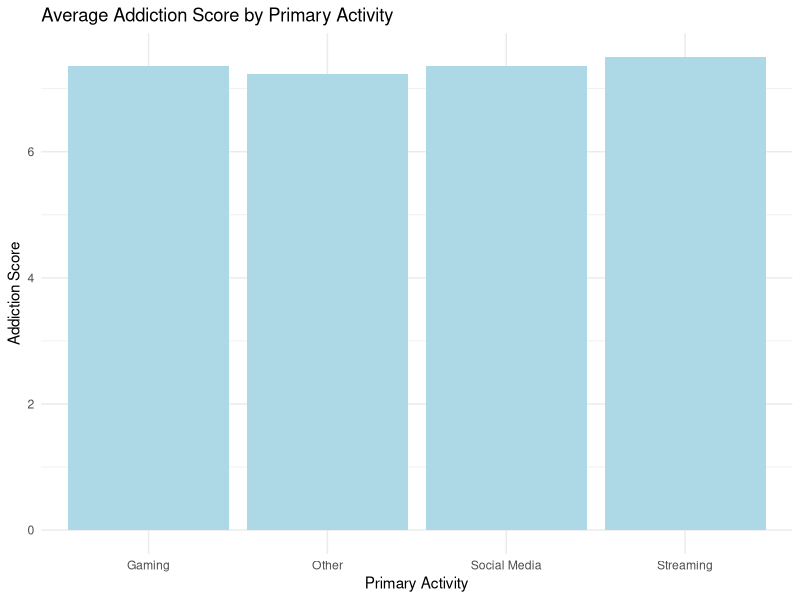
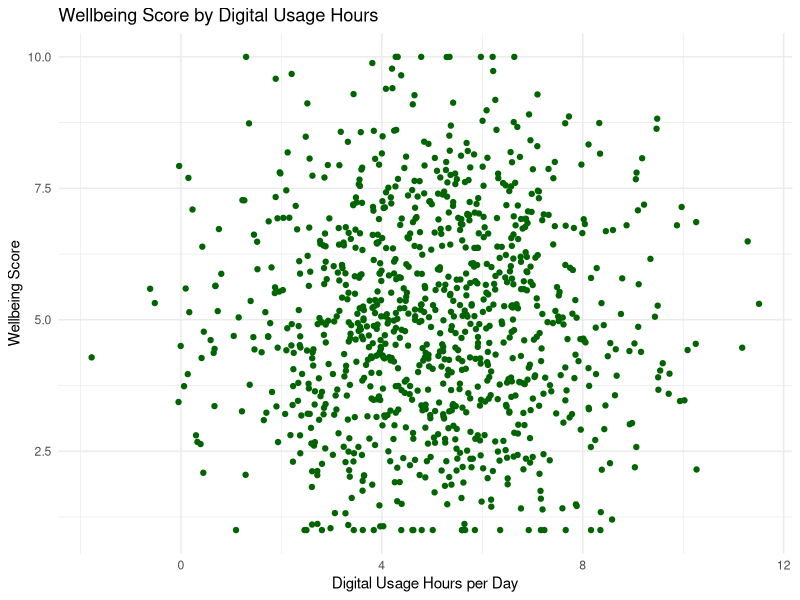
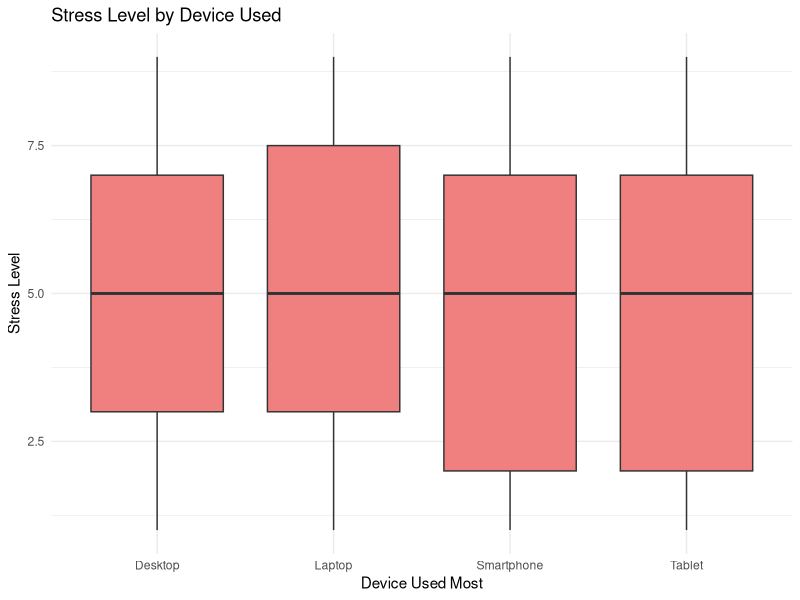
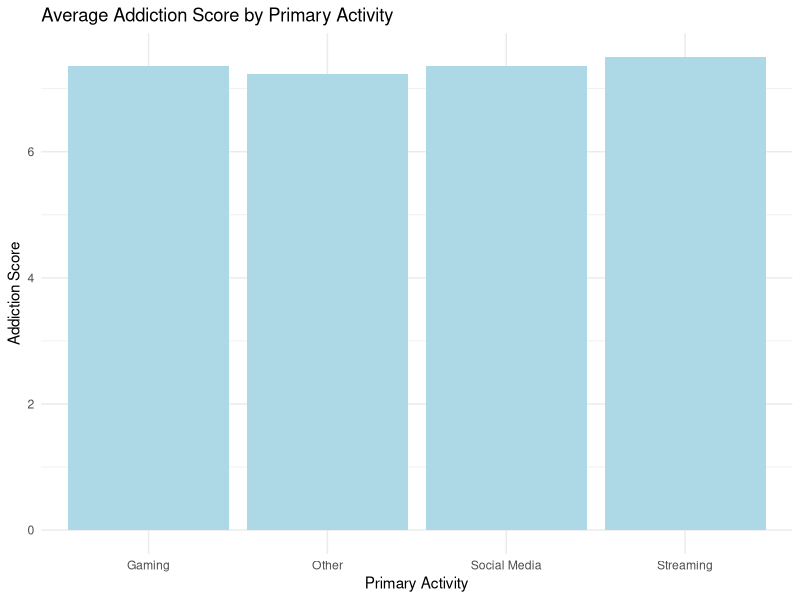
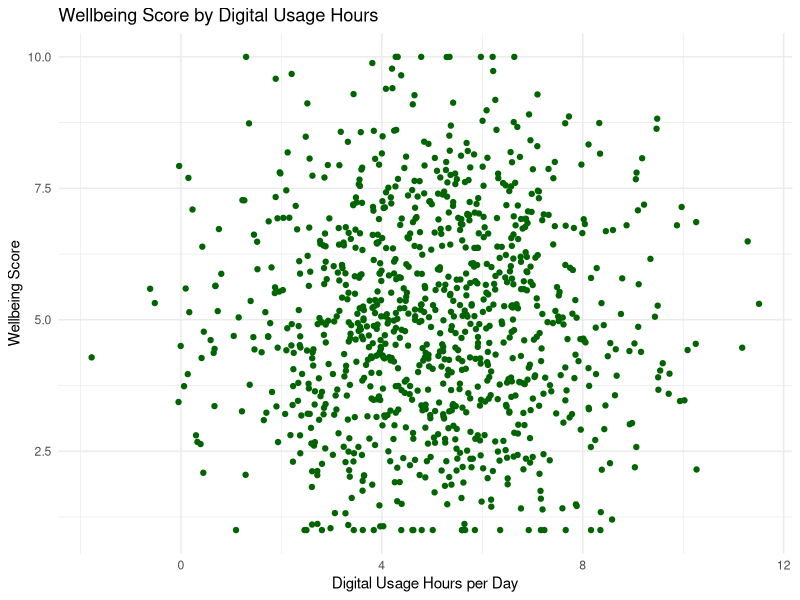
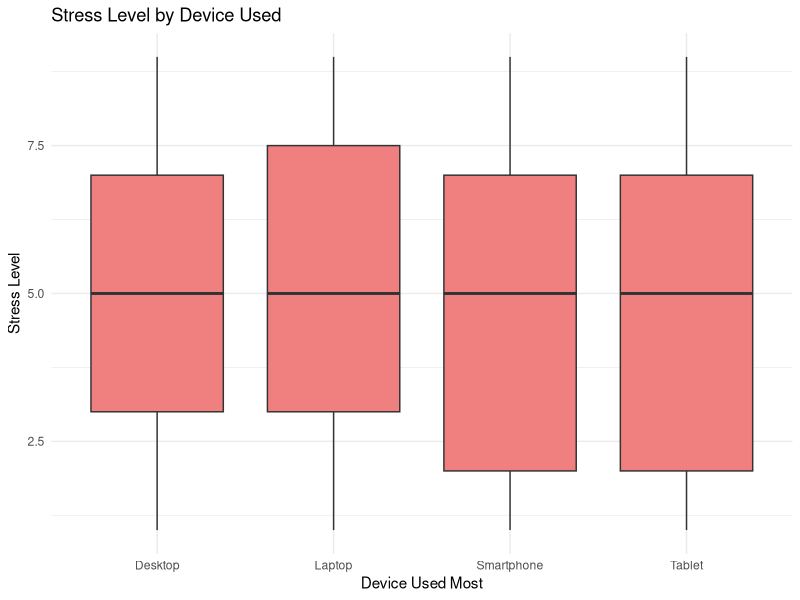

Here is the R script that generated these plots, in order:

# Load necessary libraries
library(ggplot2)
library(dplyr)

# Load data
data <- read.csv('digital_addiction_psychological_wellbeing_data.csv')

# Descriptive statistics
summary(data)

# Visualization: Average Addiction Score by Primary Activity
ggplot(data, aes(x=Primary_Activity, y=Addiction_Score)) +
  geom_bar(stat='summary', fun='mean', fill='lightblue') +
  theme_minimal() +
  labs(title='Average Addiction Score by Primary Activity', x='Primary Activity', y='Addiction Score')

# Save plot
ggsave('addiction_score_by_activity_R.png')

# Visualization: Average Wellbeing Score by Digital Usage Hours
ggplot(data, aes(x=Digital_Usage_Hours_Per_Day, y=Wellbeing_Score)) +
  geom_point(color='darkgreen') +
  theme_minimal() +
  labs(title='Wellbeing Score by Digital Usage Hours', x='Digital Usage Hours per Day', y='Wellbeing Score')

# Save plot
ggsave('wellbeing_score_by_usage_R.png')

# Visualization: Boxplot of Stress Level by Device Used
ggplot(data, aes(x=Device_Used_Most, y=Stress_Level)) +
  geom_boxplot(fill='lightcoral') +
  theme_minimal() +
  labs(title='Stress Level by Device Used', x='Device Used Most', y='Stress Level')

# Save plot
ggsave('stress_level_by_device_R.png')
